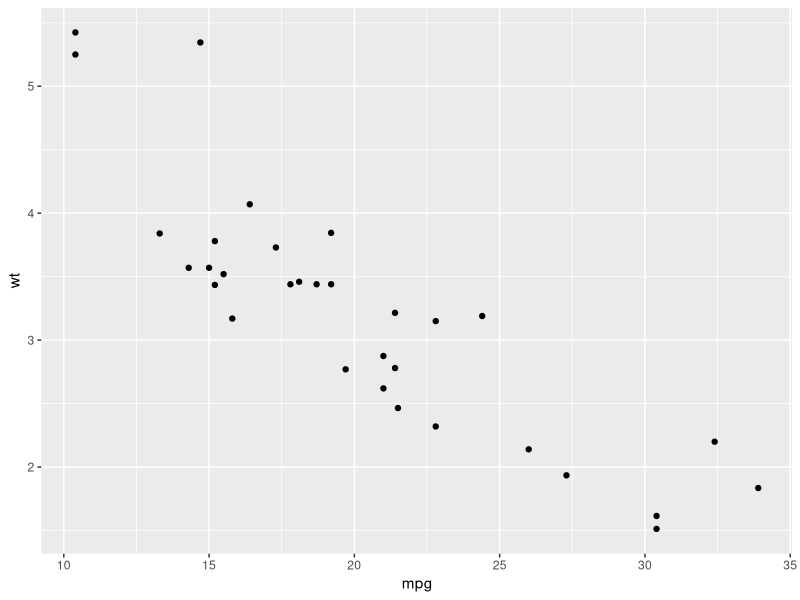
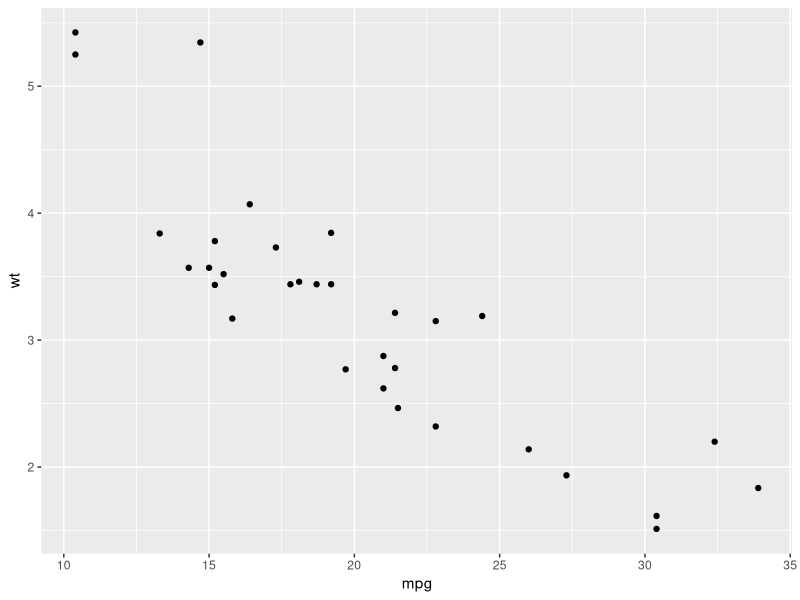
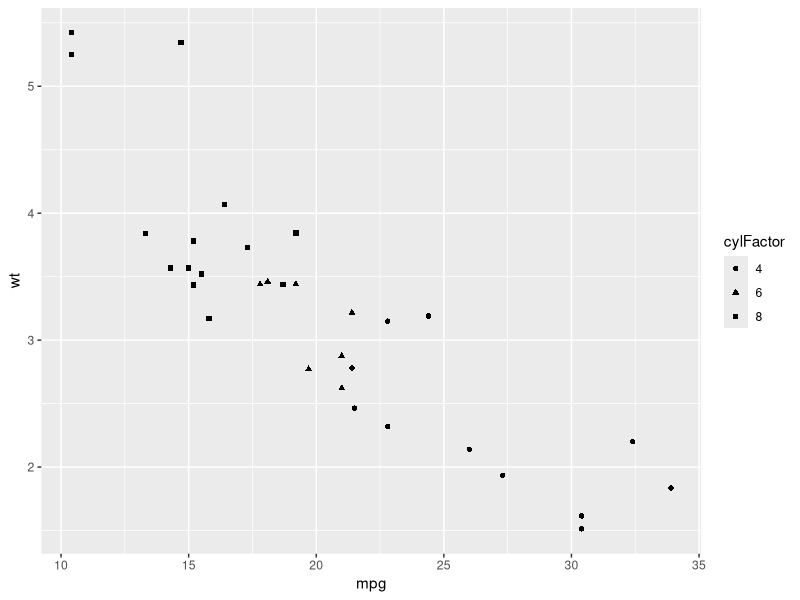
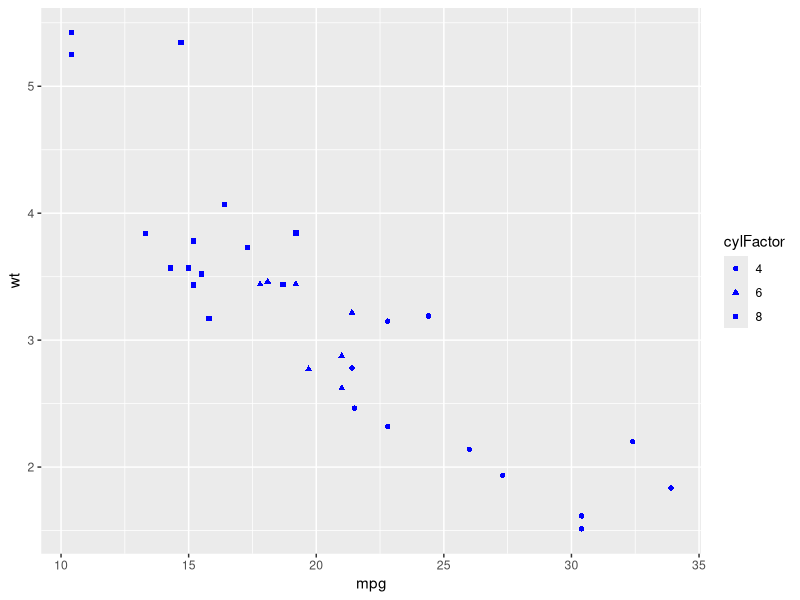
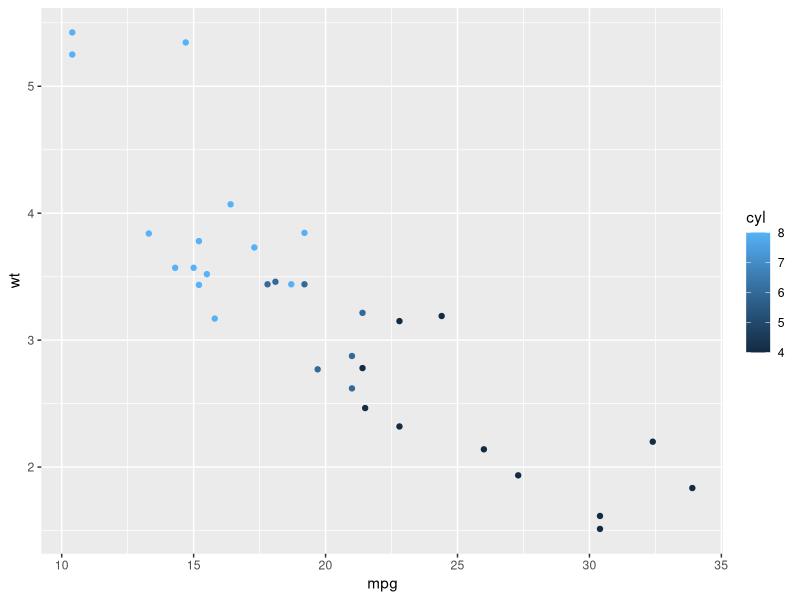
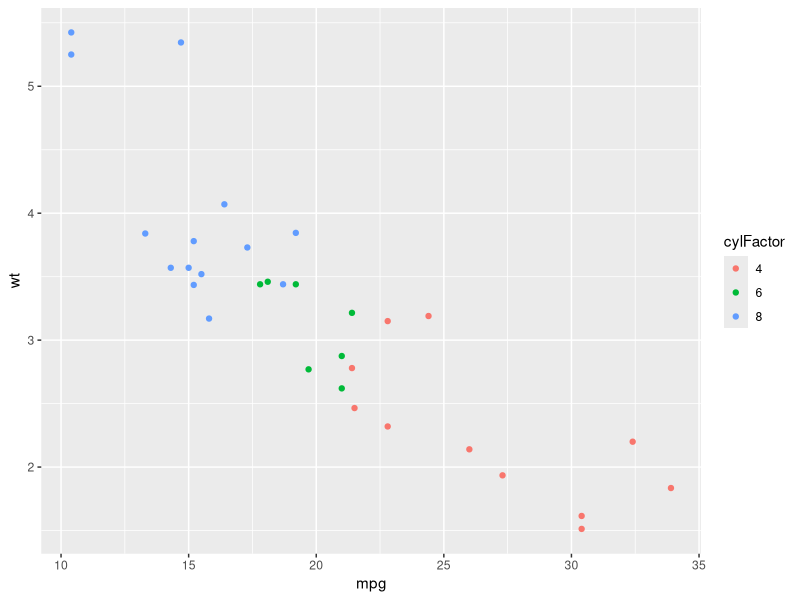
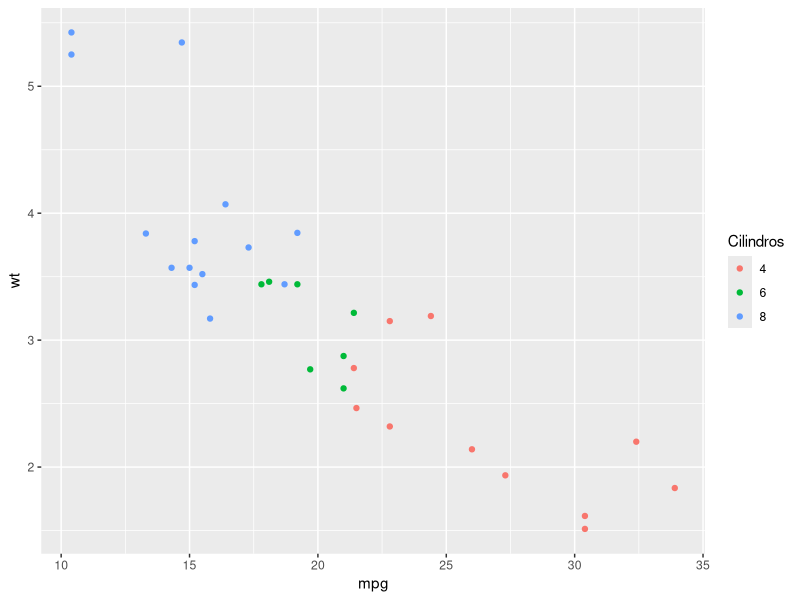
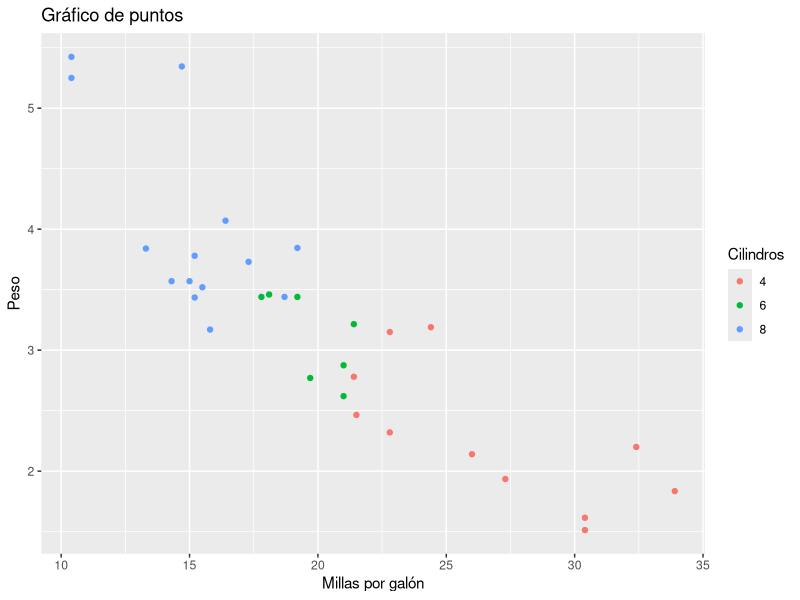

Source code (R) for these figures, in order:
library(ggplot2)

#vamos a usar mtcars
#mpg = miles per gallon
#wt = weight

View(mtcars)
#método nativo de R:
qplot(mpg, wt, data=mtcars)

#método GGPLOT
ggplot(mtcars, aes(x=mpg, y=wt)) +geom_point(shape=19)

#el valor asignado a shape modifica el relleno de los puntos
#1 = punto vacío
#19 = punto lleno

#Podemos agregar otra dimensión al gráfico, por ejemplo la cantidad
#de cilindros, la forma del punto mostrará qué cilindro es
mtcars$cylFactor <- factor(mtcars$cyl)
ggplot(mtcars, aes(x=mpg, y=wt, shape=cylFactor))+geom_point()

#podemos modificar el color de los puntos con el parámetro colour
mtcars$cylFactor <- factor(mtcars$cyl)
ggplot(mtcars, aes(x=mpg, y=wt, shape=cylFactor))+geom_point(colour="blue")


#También podemos modificar el color de acuerdo a la tercer variable

mtcars$cylFactor <- factor(mtcars$cyl)
ggplot(mtcars, aes(x=mpg, y=wt, color=cyl))+geom_point(shape=19)

#Podemos inferir que la cantidad de cilindros es una valor categórico
#así que usaremos el factor de cilindros
mtcars$cylFactor <- factor(mtcars$cyl)
ggplot(mtcars, aes(x=mpg, y=wt, color=cylFactor))+geom_point(shape=19)

#Podemos cambiar el nombre que queremos que aparezca para los colores

mtcars$cylFactor <- factor(mtcars$cyl)
ggplot(mtcars, aes(x=mpg, y=wt, color=cylFactor))+geom_point(shape=19)+labs(colour="Cilindros")

#podemos agregarle nombre a los ejes con xlab y ylab, tambien el titulo con ggtitle
mtcars$cylFactor <- factor(mtcars$cyl)
ggplot(mtcars, aes(x=mpg, y=wt, color=cylFactor))+geom_point(shape=19)+labs(colour="Cilindros")+xlab("Millas por galón")+ylab("Peso")+ggtitle("Gráfico de puntos")



